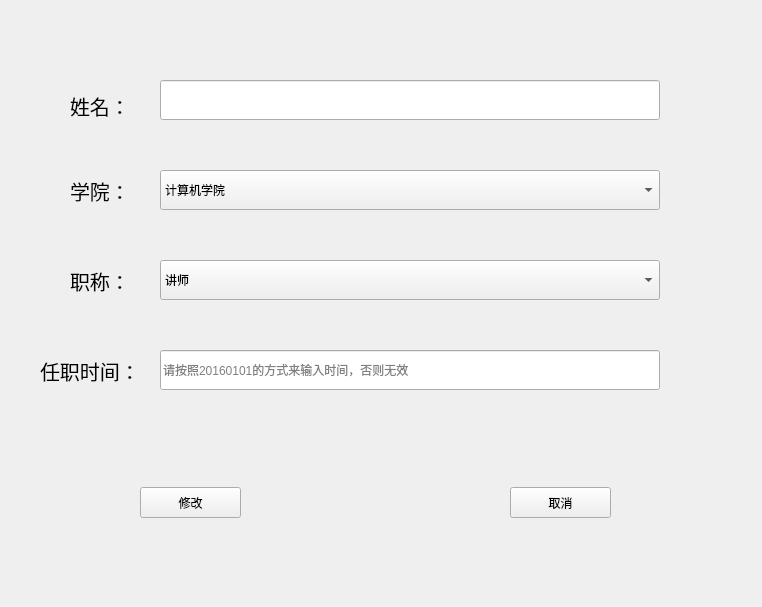
<?xml version="1.0" encoding="UTF-8"?>
<ui version="4.0">
 <class>Form</class>
 <widget class="QWidget" name="Form">
  <property name="geometry">
   <rect>
    <x>0</x>
    <y>0</y>
    <width>762</width>
    <height>607</height>
   </rect>
  </property>
  <property name="windowTitle">
   <string>修改信息</string>
  </property>
  <widget class="QLabel" name="label">
   <property name="geometry">
    <rect>
     <x>70</x>
     <y>90</y>
     <width>72</width>
     <height>31</height>
    </rect>
   </property>
   <property name="font">
    <font>
     <pointsize>15</pointsize>
    </font>
   </property>
   <property name="text">
    <string>姓名：</string>
   </property>
  </widget>
  <widget class="QLabel" name="label_2">
   <property name="geometry">
    <rect>
     <x>70</x>
     <y>170</y>
     <width>72</width>
     <height>41</height>
    </rect>
   </property>
   <property name="font">
    <font>
     <pointsize>15</pointsize>
    </font>
   </property>
   <property name="text">
    <string>学院：</string>
   </property>
  </widget>
  <widget class="QLabel" name="label_3">
   <property name="geometry">
    <rect>
     <x>70</x>
     <y>260</y>
     <width>111</width>
     <height>41</height>
    </rect>
   </property>
   <property name="font">
    <font>
     <pointsize>15</pointsize>
    </font>
   </property>
   <property name="text">
    <string>职称：</string>
   </property>
  </widget>
  <widget class="QLabel" name="label_4">
   <property name="geometry">
    <rect>
     <x>40</x>
     <y>350</y>
     <width>121</width>
     <height>41</height>
    </rect>
   </property>
   <property name="font">
    <font>
     <pointsize>15</pointsize>
    </font>
   </property>
   <property name="text">
    <string>任职时间：</string>
   </property>
  </widget>
  <widget class="QLineEdit" name="nameEdit">
   <property name="geometry">
    <rect>
     <x>160</x>
     <y>80</y>
     <width>500</width>
     <height>40</height>
    </rect>
   </property>
   <property name="text">
    <string/>
   </property>
  </widget>
  <widget class="QLineEdit" name="timeEdit">
   <property name="geometry">
    <rect>
     <x>160</x>
     <y>350</y>
     <width>500</width>
     <height>40</height>
    </rect>
   </property>
   <property name="placeholderText">
    <string>请按照20160101的方式来输入时间，否则无效</string>
   </property>
  </widget>
  <widget class="QPushButton" name="ensureButton">
   <property name="geometry">
    <rect>
     <x>140</x>
     <y>487</y>
     <width>101</width>
     <height>31</height>
    </rect>
   </property>
   <property name="text">
    <string>修改</string>
   </property>
  </widget>
  <widget class="QPushButton" name="cancelButton">
   <property name="geometry">
    <rect>
     <x>510</x>
     <y>487</y>
     <width>101</width>
     <height>31</height>
    </rect>
   </property>
   <property name="text">
    <string>取消</string>
   </property>
  </widget>
  <widget class="QComboBox" name="collegeEdit">
   <property name="geometry">
    <rect>
     <x>160</x>
     <y>170</y>
     <width>500</width>
     <height>40</height>
    </rect>
   </property>
   <item>
    <property name="text">
     <string>计算机学院</string>
    </property>
   </item>
   <item>
    <property name="text">
     <string>软件学院</string>
    </property>
   </item>
   <item>
    <property name="text">
     <string>其他</string>
    </property>
   </item>
  </widget>
  <widget class="QComboBox" name="titleEdit">
   <property name="geometry">
    <rect>
     <x>160</x>
     <y>260</y>
     <width>500</width>
     <height>40</height>
    </rect>
   </property>
   <item>
    <property name="text">
     <string>讲师</string>
    </property>
   </item>
   <item>
    <property name="text">
     <string>教授</string>
    </property>
   </item>
   <item>
    <property name="text">
     <string>副教授</string>
    </property>
   </item>
   <item>
    <property name="text">
     <string>外聘专家</string>
    </property>
   </item>
  </widget>
 </widget>
 <resources/>
 <connections/>
</ui>
